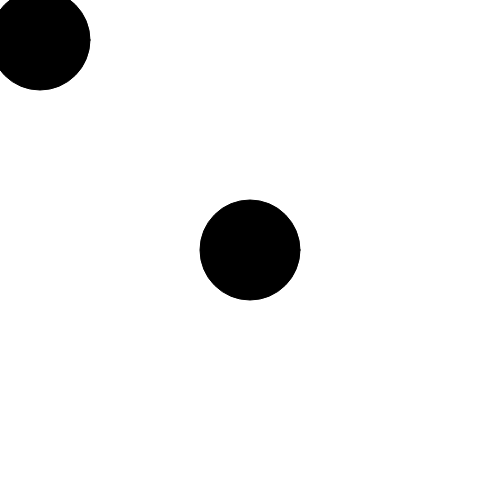
Frame 1 (no input)
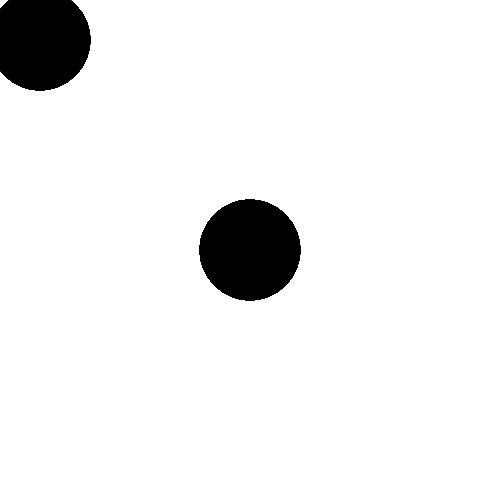
Frame 60 (no input)
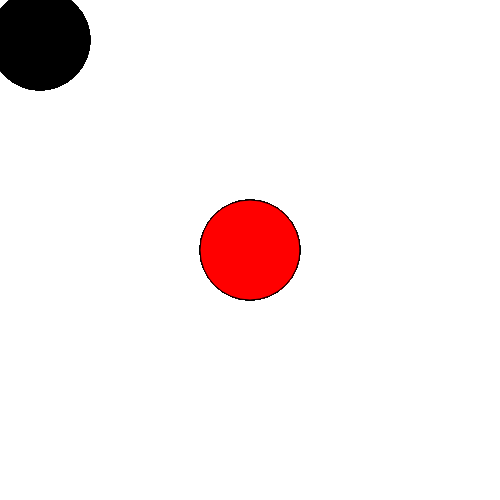
Frame 120 (the mouse pressed at the canvas centre since frame 60)

The p5.js sketch that drew these frames (run headless with seeded random() and noise() and a simulated clock; from frame 60 on, the mouse is pressed at the canvas centre):

// p5.js sketch
// ── sketch.js
var b;
var b2;

function Button(x, y, speed) {
  this.x = x;
  this.y = y;
  this.r = 100;
  // this.speed = speed;
  
  this.display = function() {
    // this.x += this.speed;
    if (dist(mouseX, mouseY, this.x, this.y) < this.r/2) {
      fill(255, 0, 0);
    } else {
      fill(0, 0, 0);
    }
    ellipse(this.x, this.y, this.r, this.r);
  }
}

function add(a, b) {
  return a + b;
}


function setup() {
  createCanvas(500,500);
  b = new Button(width/2, height/2, 1);
  b2 = new Button(40, 40, 2);
}

function draw() {
  b.display();
  b2.display();
}
